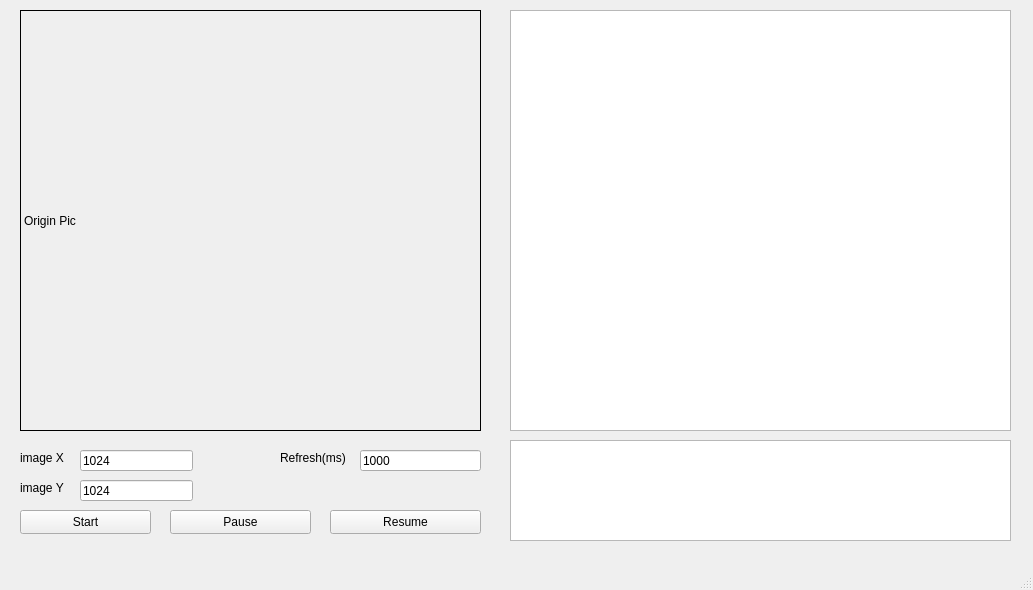
<?xml version="1.0" encoding="UTF-8"?>
<ui version="4.0">
 <class>MainWindow</class>
 <widget class="QMainWindow" name="MainWindow">
  <property name="geometry">
   <rect>
    <x>0</x>
    <y>0</y>
    <width>1033</width>
    <height>590</height>
   </rect>
  </property>
  <property name="windowTitle">
   <string>MainWindow</string>
  </property>
  <widget class="QWidget" name="centralwidget">
   <widget class="QChartView" name="chartView">
    <property name="geometry">
     <rect>
      <x>510</x>
      <y>10</y>
      <width>501</width>
      <height>421</height>
     </rect>
    </property>
   </widget>
   <widget class="QLabel" name="label">
    <property name="geometry">
     <rect>
      <x>20</x>
      <y>10</y>
      <width>461</width>
      <height>421</height>
     </rect>
    </property>
    <property name="frameShape">
     <enum>QFrame::Box</enum>
    </property>
    <property name="text">
     <string>Origin Pic</string>
    </property>
   </widget>
   <widget class="QTextEdit" name="textEdit_picinfo">
    <property name="geometry">
     <rect>
      <x>510</x>
      <y>440</y>
      <width>501</width>
      <height>101</height>
     </rect>
    </property>
   </widget>
   <widget class="QLabel" name="label_imgX">
    <property name="geometry">
     <rect>
      <x>20</x>
      <y>450</y>
      <width>53</width>
      <height>16</height>
     </rect>
    </property>
    <property name="text">
     <string>image X</string>
    </property>
   </widget>
   <widget class="QLabel" name="label_imgY">
    <property name="geometry">
     <rect>
      <x>20</x>
      <y>480</y>
      <width>53</width>
      <height>16</height>
     </rect>
    </property>
    <property name="text">
     <string>image Y</string>
    </property>
   </widget>
   <widget class="QPushButton" name="pushButton_start">
    <property name="geometry">
     <rect>
      <x>20</x>
      <y>510</y>
      <width>131</width>
      <height>24</height>
     </rect>
    </property>
    <property name="text">
     <string>Start</string>
    </property>
   </widget>
   <widget class="QLineEdit" name="lineEdit_imgX">
    <property name="geometry">
     <rect>
      <x>80</x>
      <y>450</y>
      <width>113</width>
      <height>21</height>
     </rect>
    </property>
    <property name="text">
     <string>1024</string>
    </property>
   </widget>
   <widget class="QLineEdit" name="lineEdit_imgY">
    <property name="geometry">
     <rect>
      <x>80</x>
      <y>480</y>
      <width>113</width>
      <height>21</height>
     </rect>
    </property>
    <property name="text">
     <string>1024</string>
    </property>
   </widget>
   <widget class="QPushButton" name="pushButton_resume">
    <property name="geometry">
     <rect>
      <x>330</x>
      <y>510</y>
      <width>151</width>
      <height>24</height>
     </rect>
    </property>
    <property name="text">
     <string>Resume</string>
    </property>
   </widget>
   <widget class="QPushButton" name="pushButton_pause">
    <property name="geometry">
     <rect>
      <x>170</x>
      <y>510</y>
      <width>141</width>
      <height>24</height>
     </rect>
    </property>
    <property name="text">
     <string>Pause</string>
    </property>
   </widget>
   <widget class="QLabel" name="label_refresh">
    <property name="geometry">
     <rect>
      <x>280</x>
      <y>450</y>
      <width>71</width>
      <height>16</height>
     </rect>
    </property>
    <property name="text">
     <string>Refresh(ms)</string>
    </property>
   </widget>
   <widget class="QLineEdit" name="lineEdit_refresh">
    <property name="geometry">
     <rect>
      <x>360</x>
      <y>450</y>
      <width>121</width>
      <height>21</height>
     </rect>
    </property>
    <property name="text">
     <string>1000</string>
    </property>
   </widget>
  </widget>
  <widget class="QMenuBar" name="menubar">
   <property name="geometry">
    <rect>
     <x>0</x>
     <y>0</y>
     <width>1033</width>
     <height>22</height>
    </rect>
   </property>
  </widget>
  <widget class="QStatusBar" name="statusbar"/>
 </widget>
 <customwidgets>
  <customwidget>
   <class>QChartView</class>
   <extends>QGraphicsView</extends>
   <header location="global">QtCharts</header>
  </customwidget>
 </customwidgets>
 <resources/>
 <connections/>
</ui>
